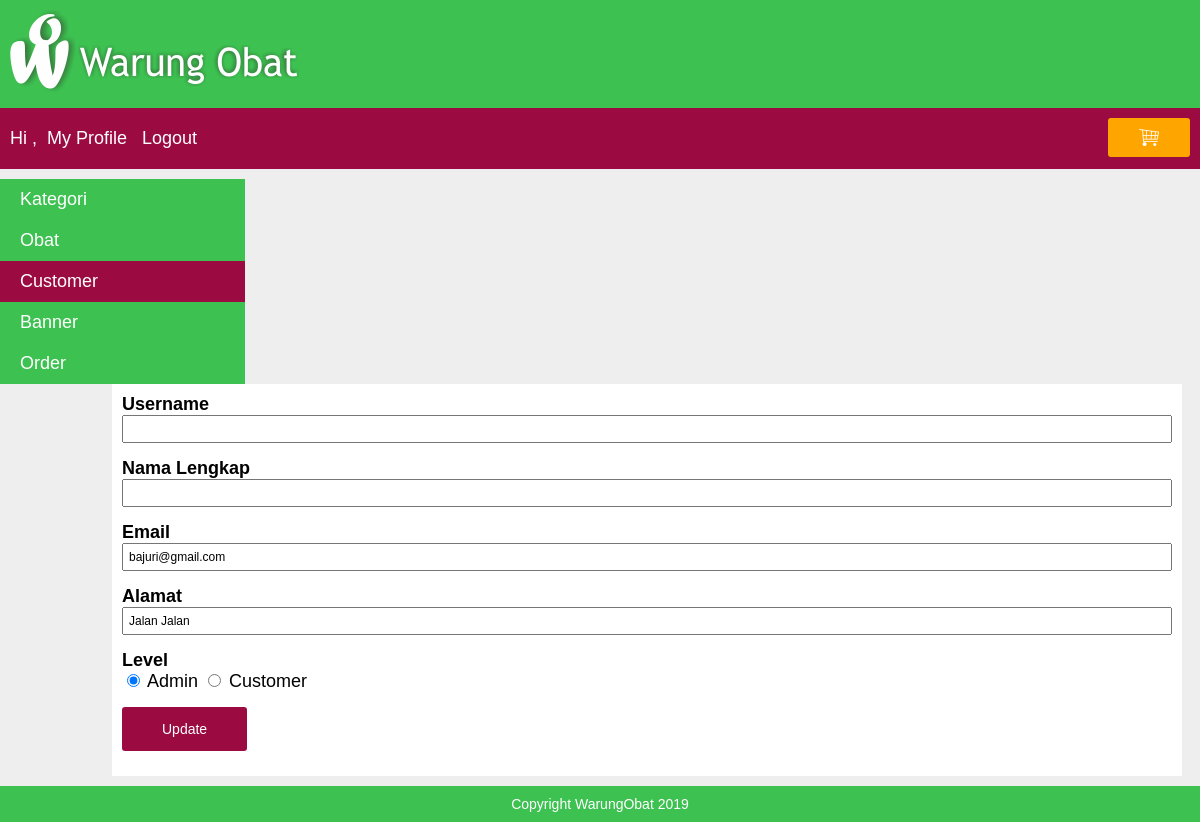
The app's page /index.php?page=my_profile&module=customer&action=form&id_customer=8 (signed in) with its own data.
### tables this page shows
CREATE TABLE `customer` (
  `id_customer` int(50) NOT NULL,
  `username` varchar(100) NOT NULL,
  `password` varchar(300) NOT NULL,
  `nama_lengkap` varchar(100) NOT NULL,
  `email` varchar(160) NOT NULL,
  `alamat` varchar(400) NOT NULL,
  `level` varchar(20) NOT NULL
);

### module/customer/form.php (the view)
<?php
    $id_customer = isset($_GET['id_customer']) ? $_GET['id_customer'] : false;
	$button = "Update";
	$queryCustomer = mysqli_query($koneksi, "SELECT * FROM customer WHERE id_customer='$id_customer'");
	$row=mysqli_fetch_array($queryCustomer);
		$username = $row["username"];
		$nama_lengkap = $row["nama_lengkap"];
		$email = $row["email"];
		$alamat = $row["alamat"];
		$level = $row["level"];
?>
<form action="<?php echo BASE_URL."module/customer/action.php?id_customer=$id_customer"?>" method="POST">
	<div class="element-form">
		<label>Username</label>
		<span><input type="text" name="nama" value="<?php echo $username; ?>" /></span>
	</div>
	<div class="element-form">
		<label>Nama Lengkap</label>
		<span><input type="text" name="nama" value="<?php echo $nama_lengkap; ?>" /></span>
	</div>
	<div class="element-form">
		<label>Email</label>
		<span><input type="text" name="email" value="<?php echo $email; ?>" /></span>
	</div>
	<div class="element-form">
		<label>Alamat</label>
		<span><input type="text" name="alamat" value="<?php echo $alamat; ?>" /></span>
	</div>
	<div class="element-form">
		<label>Level</label>
		<span>
			<input type="radio" value="admin" name="level" <?php if($level == "admin"){ echo "checked"; } ?> /> Admin
			<input type="radio" value="customer" name="level" <?php if($level == "customer"){ echo "checked"; } ?> /> Customer
		</span>
	</div>
	<div class="element-form">
		<span><input type="submit" name="button" value="<?php echo $button; ?>" class="submit-my-profile" /></span>
	</div>
</form>

### css/style.css (style rules this page uses)
body { font-family: arial; font-size: 18px; color: white; background: #eee; margin: 0px; }
.element-form { margin-bottom: 15px; }
.element-form label { display: block; font-weight: bold; }
.element-form span { display: block; }
.element-form span input[type="text"], .element-form span input[type="password"], .element-form span textarea, .element-form span select { width: 100%; padding: 5px; box-sizing: border-box; font-size: 12px; }
.element-form span input[type="submit"] { background: #9b0b41; border: none; color: white; padding: 14px 40px; border-radius: 3px; font-size: 14px; cursor: pointer; }

### records on screen
customer: email "bajuri@gmail.com", alamat "Jalan Jalan", level "☑"
